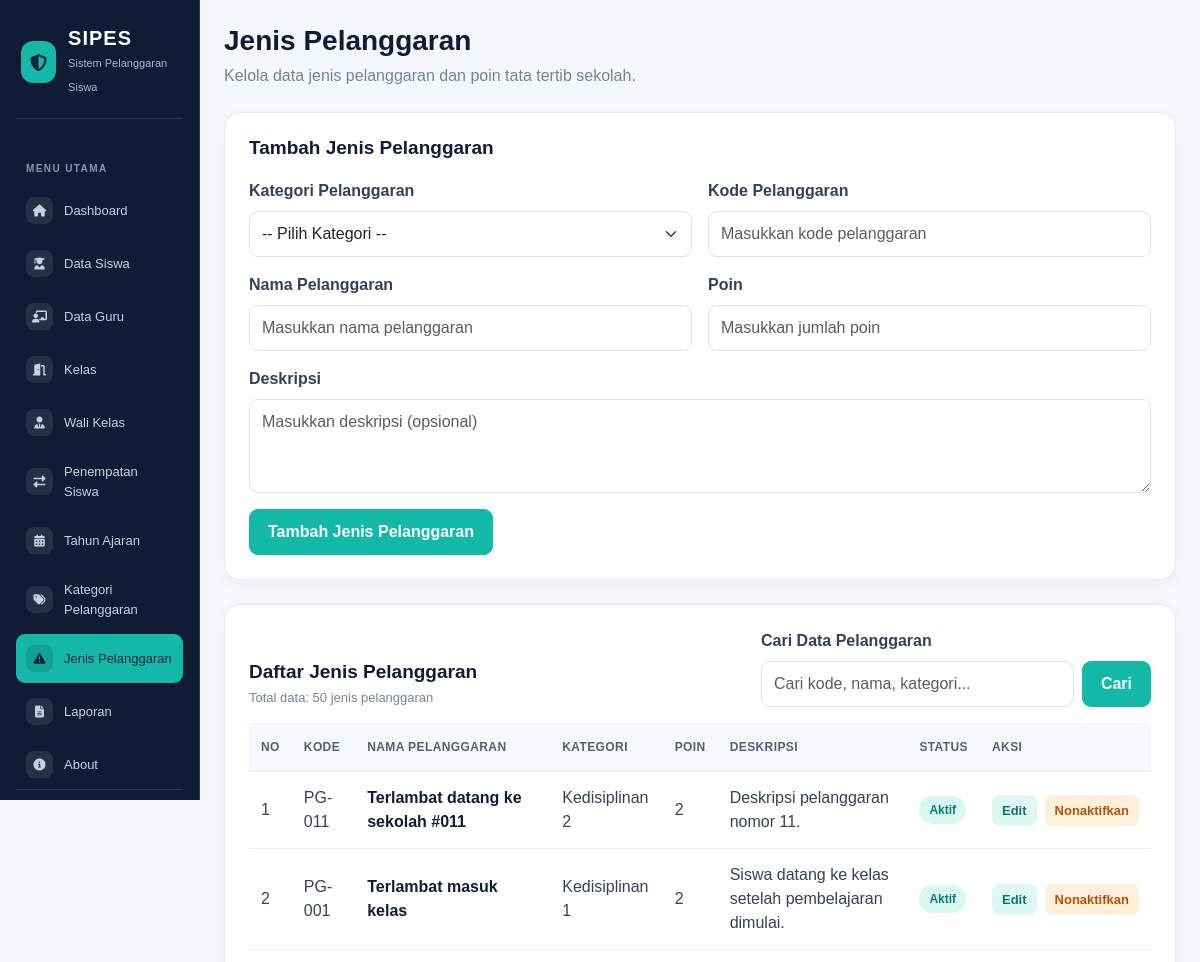
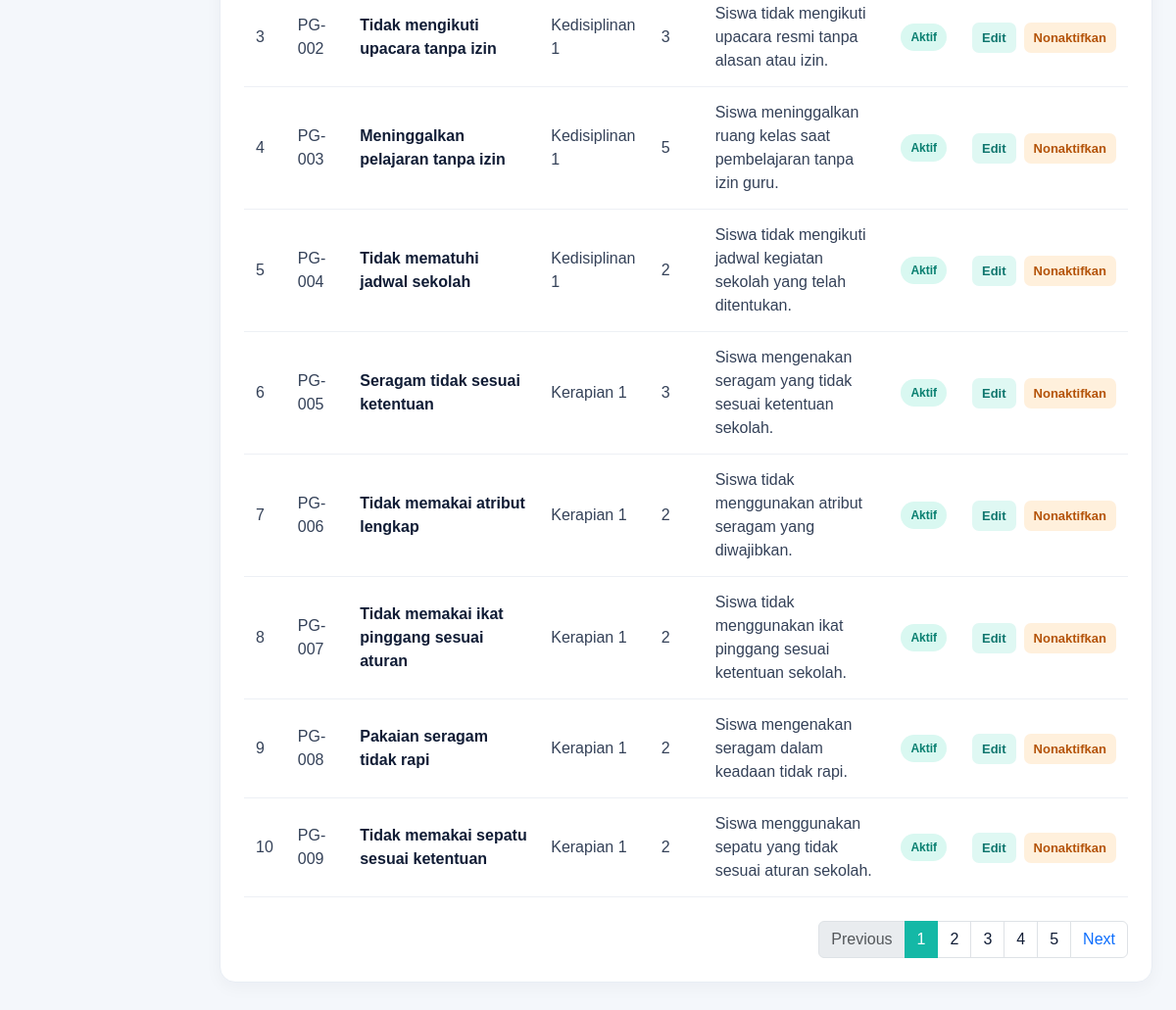
The app's page /jenis_pelanggaran.php (signed in) with its own data (2 pictures, top to bottom).
### tables this page shows
CREATE TABLE `t_pelanggaran` (
  `id` int(11) NOT NULL,
  `pelanggaran_kategori_id` int(11) DEFAULT NULL,
  `kode` varchar(30) DEFAULT NULL,
  `nama` varchar(150) DEFAULT NULL,
  `poin` int(11) NOT NULL,
  `deskripsi` text NOT NULL,
  `status_aktif` tinyint(1) NOT NULL,
  `created_at` timestamp NOT NULL DEFAULT current_timestamp(),
  `updated_at` timestamp NOT NULL DEFAULT current_timestamp()
);

CREATE TABLE `t_pelanggaran_kategori` (
  `id` int(11) NOT NULL,
  `nama` varchar(100) DEFAULT NULL,
  `deskripsi` text NOT NULL,
  `status_aktif` tinyint(1) NOT NULL,
  `created_at` timestamp NOT NULL DEFAULT current_timestamp(),
  `updated_at` timestamp NOT NULL DEFAULT current_timestamp()
);

### jenis_pelanggaran.php (the view, shortened to what the rows shown need)
<?php
include 'config/koneksi.php';
function escapeJenisPelanggaran($data)
{
    return htmlspecialchars((string)$data, ENT_QUOTES, 'UTF-8');
}
$csrf_token = $_SESSION['csrf_jenis_pelanggaran'];
$data_edit = null;
if ($data_edit) {
    $kategori_edit_id = (int)$data_edit['pelanggaran_kategori_id'];
    $kategori = mysqli_prepare(
        $koneksi,
        "SELECT id, nama, status_aktif
         FROM t_pelanggaran_kategori
         WHERE status_aktif = 1 OR id = ?
         ORDER BY nama ASC"
    );
    mysqli_stmt_bind_param($kategori, "i", $kategori_edit_id);
    mysqli_stmt_execute($kategori);
    $hasil_kategori_dropdown = mysqli_stmt_get_result($kategori);
} else {
    $kategori = mysqli_prepare(
        $koneksi,
        "SELECT id, nama, status_aktif
         FROM t_pelanggaran_kategori
         WHERE status_aktif = 1
         ORDER BY nama ASC"
    );
    mysqli_stmt_execute($kategori);
    $hasil_kategori_dropdown = mysqli_stmt_get_result($kategori);
}
$batas = 10;
$halaman_aktif = max(1, (int)($_GET['page'] ?? 1));
$cari = trim($_GET['cari'] ?? '');
$where_sql = '';
$mulai = ($halaman_aktif - 1) * $batas;
$sql_data = "
    SELECT p.*, k.nama AS nama_kategori
    FROM t_pelanggaran p
    LEFT JOIN t_pelanggaran_kategori k
        ON p.pelanggaran_kategori_id = k.id
    $where_sql
    ORDER BY p.id ASC
    LIMIT ?, ?
";
$stmt_data = mysqli_prepare($koneksi, $sql_data);
if ($cari !== '') {
    mysqli_stmt_bind_param(
        $stmt_data,
        "ssssii",
        $kata_cari,
        $kata_cari,
        $kata_cari,
        $kata_cari,
        $mulai,
        $batas
    );
} else {
    mysqli_stmt_bind_param(
        $stmt_data,
        "ii",
        $mulai,
        $batas
    );
}
mysqli_stmt_execute($stmt_data);
$query = mysqli_stmt_get_result($stmt_data);
?>
<!DOCTYPE html>
<html lang="id">
<head>
    <link rel="stylesheet" href="https://cdnjs.cloudflare.com/ajax/libs/font-awesome/6.5.1/css/all.min.css">
    <link href="https://cdn.jsdelivr.net/npm/bootstrap@5.3.3/dist/css/bootstrap.min.css" rel="stylesheet">
</head>
<body>
<div class="container-fluid">
    <div class="row">
        <main class="col-md-9 col-lg-10 p-4 ms-md-auto">
            <div class="mb-4">
                <h1 class="page-title">Jenis Pelanggaran</h1>
            </div>
            <?php if ($data_edit) { ?>
                <div class="content-card">
                    <h2 class="section-title">Edit Jenis Pelanggaran</h2>
                    <form method="POST" action="jenis_pelanggaran.php?edit=<?php echo (int)$data_edit['id']; ?>">
                        <input type="hidden" name="csrf_token"
                            value="<?php echo escapeJenisPelanggaran($csrf_token); ?>">
                        <input type="hidden" name="id"
                            value="<?php echo (int)$data_edit['id']; ?>">
                        <div class="row g-3">
                            <div class="col-md-6">
                                <label class="form-label">Kategori Pelanggaran</label>
                                <select name="pelanggaran_kategori_id" class="form-select" required>
                                    <option value="">-- Pilih Kategori --</option>
                                    <?php while ($k = mysqli_fetch_assoc($hasil_kategori_dropdown)) { ?>
                                        <option value="<?php echo (int)$k['id']; ?>"
                                            <?php echo ($data_edit['pelanggaran_kategori_id'] == $k['id']) ? 'selected' : ''; ?>>
                                            <?php echo escapeJenisPelanggaran($k['nama']); ?>
                                            <?php echo ($k['status_aktif'] == 0) ? ' (Tidak Aktif)' : ''; ?>
                                        </option>
                                    <?php } ?>
                                </select>
                            </div>
                            <div class="col-md-6">
                                <label class="form-label">Kode Pelanggaran</label>
                                <input type="text"
                                    name="kode"
                                    class="form-control"
                                    maxlength="30"
                                    value="<?php echo escapeJenisPelanggaran($data_edit['kode']); ?>"
                                    required>
                            </div>
                            <div class="col-md-6">
                                <label class="form-label">Nama Pelanggaran</label>
                                <input type="text"
                                    name="nama"
                                    class="form-control"
                                    maxlength="150"
                                    autocomplete="off"
                                    value="<?php echo escapeJenisPelanggaran($data_edit['nama']); ?>"
                                    required>
                            </div>
                            <div class="col-md-6">
                                <label class="form-label">Poin</label>
                                <input type="number"
                                    name="poin"
                                    class="form-control"
                                    min="0"
                                    value="<?php echo (int)$data_edit['poin']; ?>"
                                    required>
                            </div>
                            <div class="col-12">
                                <label class="form-label">Deskripsi</label>
                                <textarea name="deskripsi"
                                    class="form-control"
                                    rows="3"><?php echo escapeJenisPelanggaran($data_edit['deskripsi'] ?? ''); ?></textarea>
                            </div>
                            <div class="col-12 d-flex gap-2 flex-wrap">
                                <button type="submit" name="edit" class="btn btn-teal">
                                    Simpan Perubahan
                                </button>
                                <a href="jenis_pelanggaran.php" class="btn-light-custom">
                                    Batal
                                </a>
                            </div>
                        </div>
                    </form>
                </div>
            <?php } else { ?>
                <div class="content-card">
                    <h2 class="section-title">Tambah Jenis Pelanggaran</h2>
                </div>
            <?php } ?>
            <div class="content-card">
                <div class="d-flex justify-content-between align-items-end flex-wrap gap-3 mb-3">
                    <div>
                        <h2 class="section-title mb-1">Daftar Jenis Pelanggaran</h2>
                    </div>
                </div>
                <div class="table-responsive">
                    <table class="table">
                        <thead>
                            <tr>
                                <th>No</th>
                                <th>Kode</th>
                                <th>Nama Pelanggaran</th>
                                <th>Kategori</th>
                                <th>Poin</th>
                                <th>Deskripsi</th>
                                <th>Status</th>
                                <th>Aksi</th>
                            </tr>
                        </thead>
                        <tbody>
                            <?php
                            $no = $mulai + 1;
                            if (mysqli_num_rows($query) > 0) {
                                while ($data = mysqli_fetch_assoc($query)) {
                            ?>
                                    <tr>
                                        <td><?php echo $no++; ?></td>
                                        <td>
                                            <?php echo escapeJenisPelanggaran($data['kode']); ?>
                                        </td>
                                        <td>
                                            <span class="item-name">
                                                <?php echo escapeJenisPelanggaran($data['nama']); ?>
                                            </span>
                                        </td>
                                        <td>
                                            <?php echo escapeJenisPelanggaran($data['nama_kategori'] ?? '-'); ?>
                                        </td>
                                        <td>
                                            <?php echo (int)$data['poin']; ?>
                                        </td>
                                        <td>
                                            <?php echo escapeJenisPelanggaran($data['deskripsi'] ?? ''); ?>
                                        </td>
                                        <td>
                                            <?php if ($data['status_aktif'] == 1) { ?>
                                                <span class="status-badge status-active">
                                                    Aktif
                                                </span>
                                            <?php } else { ?>
                                                <span class="status-badge status-inactive">
                                                    Tidak Aktif
                                                </span>
                                            <?php } ?>
                                        </td>
                                        <td>
                                            <div class="d-flex gap-2">
                                                <a href="jenis_pelanggaran.php?edit=<?php echo (int)$data['id']; ?>"
                                                    class="action-link action-edit">
                                                    Edit
                                                </a>
                                                <?php if ($data['status_aktif'] == 1) { ?>
                                                    <form method="POST"
                                                        action="jenis_pelanggaran.php"
                                                        class="m-0"
                                                        onsubmit="return confirm('Yakin ingin menonaktifkan jenis pelanggaran ini?');">
                                                        <button type="submit"
                                                            name="nonaktifkan"
                                                            class="action-link action-disable border-0">
                                                            Nonaktifkan
                                                        </button>
                                                    </form>
                                                <?php } ?>
                                            </div>
                                        </td>
                                    </tr>
                            <?php
                                }
                            } ?>
                        </tbody>
                    </table>
                </div>
            </div>
        </main>
    </div>
</div>
</body>
</html>

### records on screen
t_pelanggaran: kode "PG-011", nama "Terlambat datang ke sekolah #011", pelanggaran_kategori.nama "Kedisiplinan 2", poin "2", deskripsi "Deskripsi pelanggaran nomor 11.", status_aktif "Aktif"
t_pelanggaran: kode "PG-001", nama "Terlambat masuk kelas", pelanggaran_kategori.nama "Kedisiplinan 1", poin "2", deskripsi "Siswa datang ke kelas setelah pembelajaran dimulai.", status_aktif "Aktif"
t_pelanggaran: kode "PG-002", nama "Tidak mengikuti upacara tanpa izin", pelanggaran_kategori.nama "Kedisiplinan 1", poin "3", deskripsi "Siswa tidak mengikuti upacara resmi tanpa alasan atau izin.", status_aktif "Aktif"
t_pelanggaran: kode "PG-003", nama "Meninggalkan pelajaran tanpa izin", pelanggaran_kategori.nama "Kedisiplinan 1", poin "5", deskripsi "Siswa meninggalkan ruang kelas saat pembelajaran tanpa izin guru.", status_aktif "Aktif"
t_pelanggaran: kode "PG-004", nama "Tidak mematuhi jadwal sekolah", pelanggaran_kategori.nama "Kedisiplinan 1", poin "2", deskripsi "Siswa tidak mengikuti jadwal kegiatan sekolah yang telah ditentukan.", status_aktif "Aktif"
t_pelanggaran: kode "PG-005", nama "Seragam tidak sesuai ketentuan", pelanggaran_kategori.nama "Kerapian 1", poin "3", deskripsi "Siswa mengenakan seragam yang tidak sesuai ketentuan sekolah.", status_aktif "Aktif"
t_pelanggaran: kode "PG-006", nama "Tidak memakai atribut lengkap", pelanggaran_kategori.nama "Kerapian 1", poin "2", deskripsi "Siswa tidak menggunakan atribut seragam yang diwajibkan.", status_aktif "Aktif"
t_pelanggaran: kode "PG-007", nama "Tidak memakai ikat pinggang sesuai aturan", pelanggaran_kategori.nama "Kerapian 1", poin "2", deskripsi "Siswa tidak menggunakan ikat pinggang sesuai ketentuan sekolah.", status_aktif "Aktif"
t_pelanggaran: kode "PG-008", nama "Pakaian seragam tidak rapi", pelanggaran_kategori.nama "Kerapian 1", poin "2", deskripsi "Siswa mengenakan seragam dalam keadaan tidak rapi.", status_aktif "Aktif"
t_pelanggaran: kode "PG-009", nama "Tidak memakai sepatu sesuai ketentuan", pelanggaran_kategori.nama "Kerapian 1", poin "2", deskripsi "Siswa menggunakan sepatu yang tidak sesuai aturan sekolah.", status_aktif "Aktif"

### other values on screen
$total_data "50"
